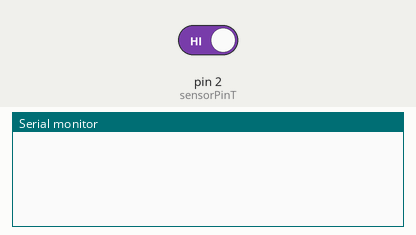
The sketch below on a simulated Arduino Uno, built with avr-gcc and run on an emulated ATmega328P. Shown: the last lines printed to the serial monitor. Inputs (shaded band) come from the test bench; at power-on: pin 2 (sensorPinT) HIGH.

Above: at 1.2 s.
1.3 s: pin 2 (sensorPinT) driven LOW
At 1.8 s:
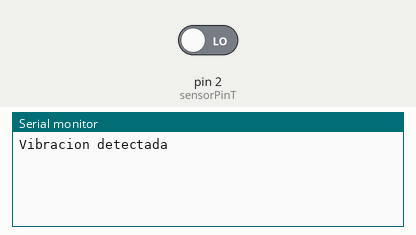
2.8 s: pin 2 (sensorPinT) driven HIGH
At 4.5 s:
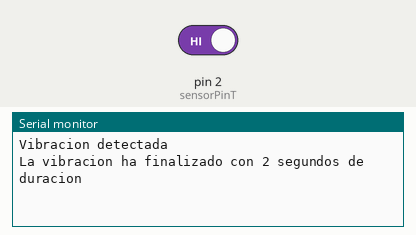

The sketch:

Sensor-de-vibracion-SW-18010P-con-Arduino.ino
```cpp
/*
  Created by TEOS
  Domotic with Arduino https://goo.gl/btZpjs
  YouTube https://goo.gl/k7TUSZ
  Instagram https://goo.gl/zEIjia
  Facebook https://goo.gl/eivraR
  Twitter https://goo.gl/du5Wgn
  Github https://goo.gl/Xl5IiS
  Google Plus https://goo.gl/gBnUdh
  WEB https://goo.gl/jtiYJy
*/

const int sensorPinT = 2;
int timeStrokeT = 500;
int startT, durationT;
int strokeValT = HIGH;
boolean stateT = false;
unsigned long startStrokeT, finalStrokeT;

void setup () {
  Serial.begin(9600);
  pinMode(sensorPinT, INPUT) ;
}
void loop() {
  strokeValT = digitalRead(sensorPinT);
  if (strokeValT == LOW) {
    startStrokeT = millis();
    if (!stateT) {
      Serial.println("Vibracion detectada");
      startT = startStrokeT / 1000;
      stateT = true;
    }
  }
  else {
    if ((millis() - startStrokeT) > timeStrokeT && stateT) {
      finalStrokeT = millis();
      durationT = (finalStrokeT / 1000) - startT;
      Serial.print("La vibracion ha finalizado con ");
      Serial.print(durationT);
      Serial.println(" segundos de duracion\n");
      stateT = false;
    }
  }
}
```

Measured:
- after the input at 1.3 s, the serial monitor: prints a new line at once (image 1)
- after the input at 2.8 s, the serial monitor: prints a new line after 0.50 s (image 2)
